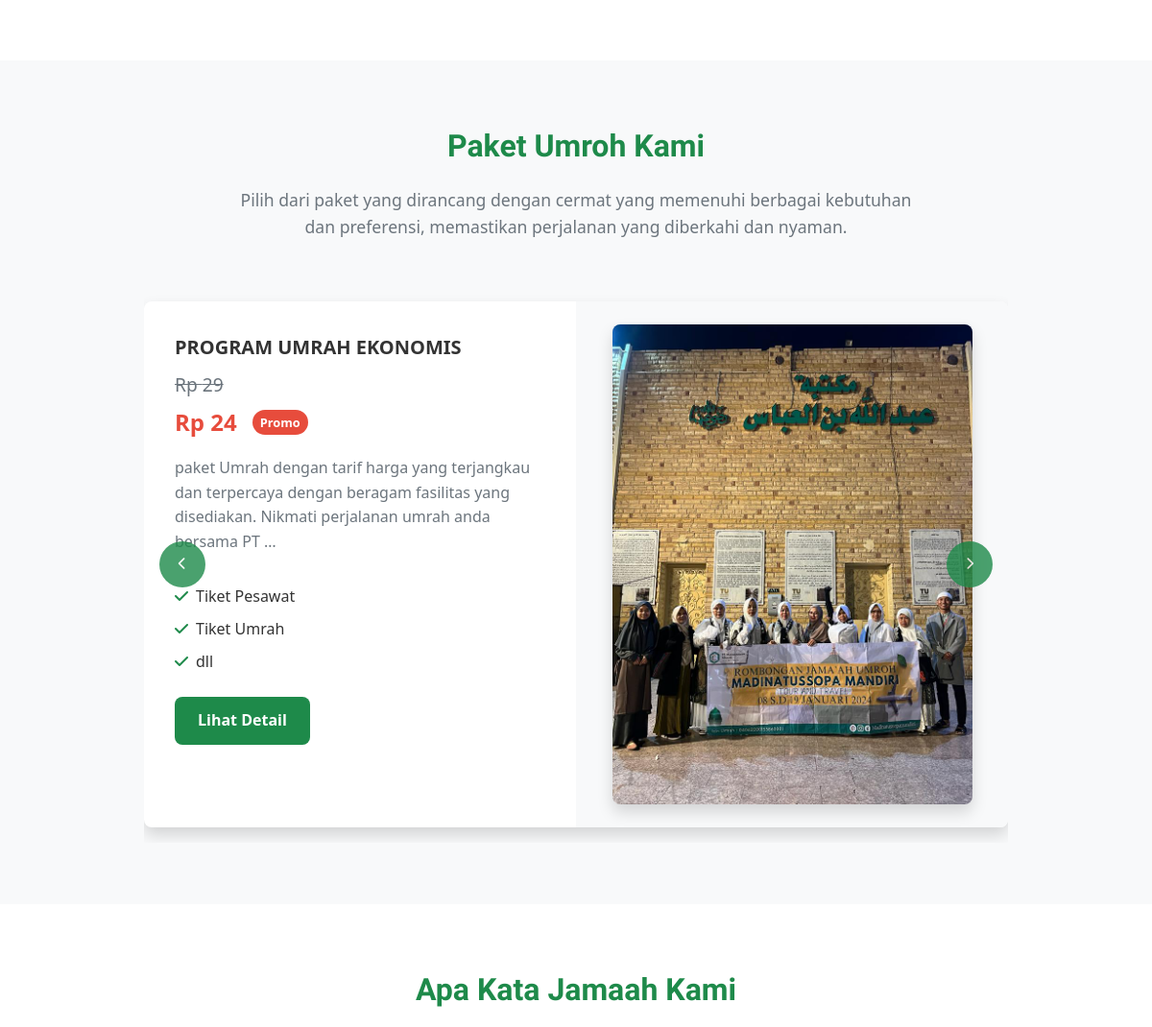
The app's page / (middle part), older data.
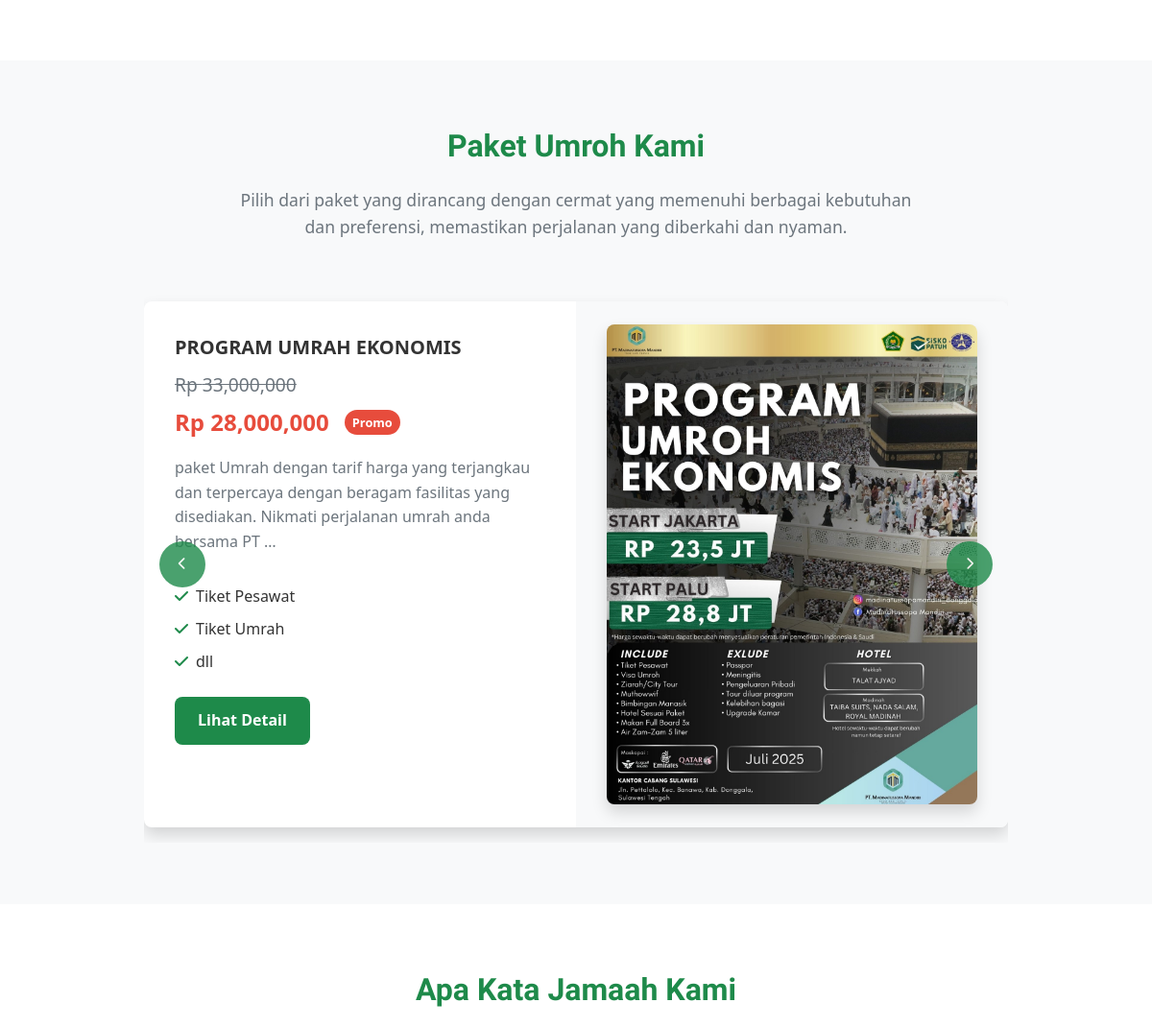
The same page, newer data.
### base/models.py (models this page shows, shortened)
class UmrahPackage(models.Model):
    name = models.CharField(max_length=200, verbose_name="Nama Paket")
    slug = models.SlugField(max_length=255, unique=True, blank=True)
    description = models.TextField(verbose_name="Deskripsi Paket")
    facilities = models.TextField(
        verbose_name="Fasilitas yang Diperoleh",
        help_text="Masukkan satu fasilitas per baris",
    )
    departure_date = models.DateField(verbose_name="Jadwal Keberangkatan")
    duration = models.PositiveIntegerField(default=10, verbose_name="Durasi (hari)")
    price = models.DecimalField(max_digits=12, decimal_places=2, verbose_name="Harga")
    is_promo = models.BooleanField(default=False, verbose_name="Promo Aktif")
    promo_price = models.DecimalField(
        max_digits=12,
        decimal_places=2,
        null=True,
        blank=True,
        verbose_name="Harga Promo",
    )
    promo_end_date = models.DateField(
        null=True, blank=True, verbose_name="Tanggal Berakhir Promo"
    )
    package_image = models.ImageField(
        upload_to="package_images/",
        verbose_name="Foto Stiker Paket",
        help_text="Unggah gambar dengan rasio 21:30 untuk hasil terbaik",
    )
    poster_filename = models.CharField(
        max_length=255, blank=True, verbose_name="Nama File Poster"
    )
    created_at = models.DateTimeField(auto_now_add=True)
    updated_at = models.DateTimeField(auto_now=True)
    class Meta:
        verbose_name = "Paket Umroh"
        verbose_name_plural = "Paket Umroh"
        ordering = ["-departure_date"]
    @property
    def facilities_list(self):
        if not self.facilities:
            return []
        return [
            facility.strip()
            for facility in self.facilities.split("\n")
            if facility.strip()
        ]
    @property
    def is_promo_active(self):
        from django.utils import timezone
        if not self.is_promo or not self.promo_price:
            return False
        if self.promo_end_date and self.promo_end_date < timezone.now().date():
            return False
        return True

### base/views.py (the view)
# urls.py: 2. Add a URL to urlpatterns:  path('', views.home, name='home')
def home(request):
    packages = UmrahPackage.objects.all()
    context = {"packages": packages}
    return render(request, "home_new.html", context)

### base/templates/home_new.html (shortened to what this page needs)
{% extends 'base.html' %}
{% load static %}
{% load humanize %}
{% block content %}
<section id="about" class="about-section">
</section>
<section id="packages" class="packages-section">
    <div class="container">
        <div class="section-header">
            <h2 class="section-title">Paket Umroh Kami</h2>
            <p class="section-subtitle">Pilih dari paket yang dirancang dengan cermat yang memenuhi berbagai kebutuhan dan preferensi, memastikan perjalanan yang diberkahi dan nyaman.</p>
        </div>
        <div class="packages-carousel-container">
            <div class="packages-carousel">
                {% if packages %}
                    {% for package in packages %}
                    <div class="package-card-horizontal">
                        <div class="package-content-left">
                            <h3 class="package-title">{{ package.name }}</h3>
                            {% if package.is_promo_active %}
                            <div class="package-price-container">
                                <p class="package-original-price">Rp {{ package.price|floatformat:0|intcomma }}</p>
                                <p class="package-promo-price">Rp {{ package.promo_price|floatformat:0|intcomma }} <span class="promo-badge">Promo</span></p>
                            </div>
                            {% else %}
                            <p class="package-price">Rp {{ package.price|floatformat:0|intcomma }}</p>
                            {% endif %}
                            <p class="package-description">{{ package.description|truncatewords:20 }}</p>
                            <ul class="package-features">
                                {% for facility in package.facilities_list|slice:":4" %}
                                <li><i class="fas fa-check"></i> {{ facility }}</li>
                                {% endfor %}
                            </ul>
                            <a href="{% url 'package_detail' slug=package.slug %}" class="btn btn-primary">Lihat Detail</a>
                        </div>
                        <div class="package-poster-right">
                            {% if package.package_image %}
                                <img src="{{ package.package_image.url }}" alt="{{ package.name }}">
                            {% else %}
                                <img src="{% static 'assets/img/package-placeholder.jpg' %}" alt="{{ package.name }}">
                            {% endif %}
                        </div>
                    </div>
                    {% endfor %}
                {% endif %}
            </div>
            <div class="packages-controls">
                <button class="packages-prev"><i class="fas fa-chevron-left"></i></button>
                <button class="packages-next"><i class="fas fa-chevron-right"></i></button>
            </div>
        </div>
    </div>
</section>
<section id="testimonials" class="testimonials-section">
    <div class="container">
        <div class="section-header">
            <h2 class="section-title">Apa Kata Jamaah Kami</h2>
        </div>
    </div>
</section>
{% endblock %}

Row changes from the older to the newer data that the page shows:
changed UmrahPackage "PROGRAM UMRAH EKONOMIS": price "29" → "33,000,000"; promo_price "24" → "28,000,000"; package_image: a different picture
